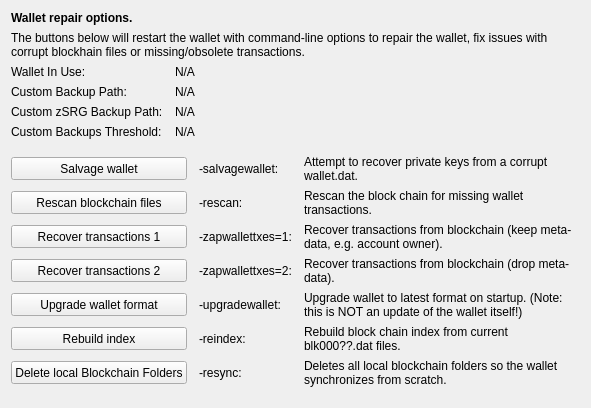
     <widget class="QWidget" name="tab_repair">
      <attribute name="title">
       <string>&amp;Wallet Repair</string>
      </attribute>
      <layout class="QGridLayout" name="gridLayout_4" columnstretch="0,0,0,0">
       <property name="horizontalSpacing">
        <number>12</number>
       </property>
       <item row="0" column="0" colspan="4">
        <widget class="QLabel" name="label_repair_header">
         <property name="font">
          <font>
           <weight>75</weight>
           <bold>true</bold>
          </font>
         </property>
         <property name="text">
          <string>Wallet repair options.</string>
         </property>
        </widget>
       </item>
       <item row="1" column="0" colspan="4">
        <widget class="QLabel" name="label_repair_helptext">
         <property name="font">
          <font>
           <weight>50</weight>
           <bold>false</bold>
          </font>
         </property>
         <property name="text">
          <string>The buttons below will restart the wallet with command-line options to repair the wallet, fix issues with corrupt blockhain files or missing/obsolete transactions.</string>
         </property>
         <property name="wordWrap">
          <bool>true</bool>
         </property>
        </widget>
       </item>
       <item row="2" column="0">
        <widget class="QLabel" name="wallet_path_label">
         <property name="text">
          <string>Wallet In Use:</string>
         </property>
        </widget>
       </item>
       <item row="2" column="1" colspan="3">
        <widget class="QLabel" name="wallet_path">
         <property name="cursor">
          <cursorShape>IBeamCursor</cursorShape>
         </property>
         <property name="text">
          <string>N/A</string>
         </property>
         <property name="textFormat">
          <enum>Qt::PlainText</enum>
         </property>
         <property name="textInteractionFlags">
          <set>Qt::LinksAccessibleByMouse|Qt::TextSelectableByKeyboard|Qt::TextSelectableByMouse</set>
         </property>
        </widget>
       </item>
       <item row="3" column="0">
        <widget class="QLabel" name="wallet_custombackuppath_label">
         <property name="visible">
          <bool>false</bool>
         </property>
         <property name="text">
          <string>Custom Backup Path:</string>
         </property>
        </widget>
       </item>
       <item row="3" column="1" colspan="3">
        <widget class="QLabel" name="wallet_custombackuppath">
         <property name="cursor">
          <cursorShape>IBeamCursor</cursorShape>
         </property>
         <property name="visible">
          <bool>false</bool>
         </property>
         <property name="text">
          <string>N/A</string>
         </property>
         <property name="textFormat">
          <enum>Qt::PlainText</enum>
         </property>
         <property name="textInteractionFlags">
          <set>Qt::LinksAccessibleByMouse|Qt::TextSelectableByKeyboard|Qt::TextSelectableByMouse</set>
         </property>
        </widget>
       </item>
       <item row="4" column="0">
        <widget class="QLabel" name="wallet_customzsrgbackuppath_label">
         <property name="visible">
          <bool>false</bool>
         </property>
         <property name="text">
          <string>Custom zSRG Backup Path:</string>
         </property>
        </widget>
       </item>
       <item row="4" column="1" colspan="3">
        <widget class="QLabel" name="wallet_customzsrgbackuppath">
         <property name="cursor">
          <cursorShape>IBeamCursor</cursorShape>
         </property>
         <property name="visible">
          <bool>false</bool>
         </property>
         <property name="text">
          <string>N/A</string>
         </property>
         <property name="textFormat">
          <enum>Qt::PlainText</enum>
         </property>
         <property name="textInteractionFlags">
          <set>Qt::LinksAccessibleByMouse|Qt::TextSelectableByKeyboard|Qt::TextSelectableByMouse</set>
         </property>
        </widget>
       </item>
       <item row="5" column="0">
        <widget class="QLabel" name="wallet_custombackupthreshold_label">
         <property name="visible">
          <bool>false</bool>
         </property>
         <property name="text">
          <string>Custom Backups Threshold:</string>
         </property>
        </widget>
       </item>
       <item row="5" column="1" colspan="3">
        <widget class="QLabel" name="wallet_custombackupthreshold">
         <property name="cursor">
          <cursorShape>IBeamCursor</cursorShape>
         </property>
         <property name="visible">
          <bool>false</bool>
         </property>
         <property name="text">
          <string>N/A</string>
         </property>
         <property name="textFormat">
          <enum>Qt::PlainText</enum>
         </property>
         <property name="textInteractionFlags">
          <set>Qt::LinksAccessibleByMouse|Qt::TextSelectableByKeyboard|Qt::TextSelectableByMouse</set>
         </property>
        </widget>
       </item>
       <item row="6" column="0">
        <spacer name="verticalSpacer_repair1">
         <property name="orientation">
          <enum>Qt::Vertical</enum>
         </property>
         <property name="sizeHint" stdset="0">
          <size>
           <width>10</width>
           <height>10</height>
          </size>
         </property>
        </spacer>
       </item>
       <item row="7" column="0" colspan="2">
        <widget class="QPushButton" name="btn_salvagewallet">
         <property name="minimumSize">
          <size>
           <width>100</width>
           <height>23</height>
          </size>
         </property>
         <property name="text">
          <string>Salvage wallet</string>
         </property>
        </widget>
       </item>
       <item row="7" column="2">
        <widget class="QLabel" name="label_repair_salvage_command">
         <property name="text">
          <string notr="true">-salvagewallet:</string>
         </property>
        </widget>
       </item>
       <item row="7" column="3">
        <widget class="QLabel" name="label_repair_salvage">
         <property name="text">
          <string>Attempt to recover private keys from a corrupt wallet.dat.</string>
         </property>
         <property name="wordWrap">
          <bool>true</bool>
         </property>
        </widget>
       </item>
       <item row="8" column="0" colspan="2">
        <widget class="QPushButton" name="btn_rescan">
         <property name="minimumSize">
          <size>
           <width>100</width>
           <height>23</height>
          </size>
         </property>
         <property name="text">
          <string>Rescan blockchain files</string>
         </property>
        </widget>
       </item>
       <item row="8" column="2">
        <widget class="QLabel" name="label_repair_rescan_command">
         <property name="text">
          <string notr="true">-rescan:</string>
         </property>
        </widget>
       </item>
       <item row="8" column="3">
        <widget class="QLabel" name="label_repair_rescan">
         <property name="text">
          <string>Rescan the block chain for missing wallet transactions.</string>
         </property>
         <property name="wordWrap">
          <bool>true</bool>
         </property>
        </widget>
       </item>
       <item row="9" column="0" colspan="2">
        <widget class="QPushButton" name="btn_zapwallettxes1">
         <property name="minimumSize">
          <size>
           <width>100</width>
           <height>23</height>
          </size>
         </property>
         <property name="text">
          <string>Recover transactions 1</string>
         </property>
        </widget>
       </item>
       <item row="9" column="2">
        <widget class="QLabel" name="label_repair_zap1_command">
         <property name="text">
          <string notr="true">-zapwallettxes=1:</string>
         </property>
        </widget>
       </item>
       <item row="9" column="3">
        <widget class="QLabel" name="label_repair_zap1">
         <property name="text">
          <string>Recover transactions from blockchain (keep meta-data, e.g. account owner).</string>
         </property>
         <property name="wordWrap">
          <bool>true</bool>
         </property>
        </widget>
       </item>
       <item row="10" column="0" colspan="2">
        <widget class="QPushButton" name="btn_zapwallettxes2">
         <property name="minimumSize">
          <size>
           <width>100</width>
           <height>23</height>
          </size>
         </property>
         <property name="text">
          <string>Recover transactions 2</string>
         </property>
        </widget>
       </item>
       <item row="10" column="2">
        <widget class="QLabel" name="label_repair_zap2_command">
         <property name="text">
          <string notr="true">-zapwallettxes=2:</string>
         </property>
        </widget>
       </item>
       <item row="10" column="3">
        <widget class="QLabel" name="label_repair_zap2">
         <property name="text">
          <string>Recover transactions from blockchain (drop meta-data).</string>
         </property>
         <property name="wordWrap">
          <bool>true</bool>
         </property>
        </widget>
       </item>
       <item row="11" column="0" colspan="2">
        <widget class="QPushButton" name="btn_upgradewallet">
         <property name="minimumSize">
          <size>
           <width>100</width>
           <height>23</height>
          </size>
         </property>
         <property name="text">
          <string>Upgrade wallet format</string>
         </property>
        </widget>
       </item>
       <item row="11" column="2">
        <widget class="QLabel" name="label_repair_upgrade_command">
         <property name="text">
          <string notr="true">-upgradewallet:</string>
         </property>
        </widget>
       </item>
       <item row="11" column="3">
        <widget class="QLabel" name="label_repair_upgrade">
         <property name="text">
          <string>Upgrade wallet to latest format on startup. (Note: this is NOT an update of the wallet itself!)</string>
         </property>
         <property name="wordWrap">
          <bool>true</bool>
         </property>
        </widget>
       </item>
       <item row="12" column="0" colspan="2">
        <widget class="QPushButton" name="btn_reindex">
         <property name="minimumSize">
          <size>
           <width>100</width>
           <height>23</height>
          </size>
         </property>
         <property name="text">
          <string>Rebuild index</string>
         </property>
        </widget>
       </item>
       <item row="12" column="2">
        <widget class="QLabel" name="label_repair_reindex_command">
         <property name="text">
          <string notr="true">-reindex:</string>
         </property>
        </widget>
       </item>
       <item row="12" column="3">
        <widget class="QLabel" name="label_repair_reindex">
         <property name="text">
          <string>Rebuild block chain index from current blk000??.dat files.</string>
         </property>
         <property name="wordWrap">
          <bool>true</bool>
         </property>
        </widget>
       </item>
       <item row="13" column="0" colspan="2">
        <widget class="QPushButton" name="btn_resync">
         <property name="minimumSize">
          <size>
           <width>100</width>
           <height>23</height>
          </size>
         </property>
         <property name="text">
          <string>Delete local Blockchain Folders</string>
         </property>
        </widget>
       </item>
       <item row="13" column="2">
        <widget class="QLabel" name="label_repair_resync_command">
         <property name="text">
          <string>-resync:</string>
         </property>
        </widget>
       </item>
       <item row="13" column="3">
        <widget class="QLabel" name="label_repair_resync">
         <property name="text">
          <string>Deletes all local blockchain folders so the wallet synchronizes from scratch.</string>
         </property>
         <property name="wordWrap">
          <bool>true</bool>
         </property>
        </widget>
       </item>
       <item row="14" column="0">
        <spacer name="verticalSpacer_repair2">
         <property name="orientation">
          <enum>Qt::Vertical</enum>
         </property>
         <property name="sizeHint" stdset="0">
          <size>
           <width>20</width>
           <height>10</height>
          </size>
         </property>
        </spacer>
       </item>
      </layout>
     </widget>
